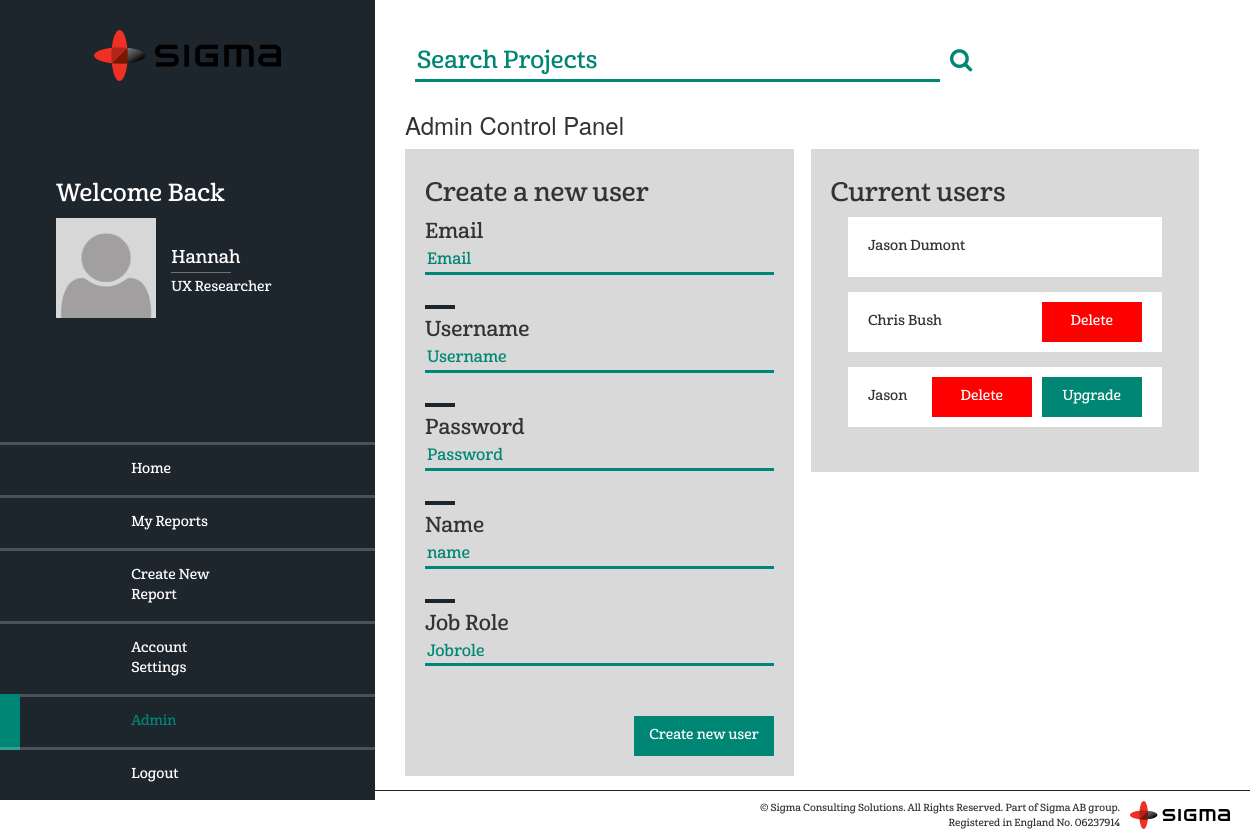
The page /admin.php (signed in) on the database its author committed.
### tables this page shows
CREATE TABLE `team` (
  `id` int(11) NOT NULL,
  `name` varchar(30) NOT NULL,
  `job_role` varchar(30) NOT NULL,
  `email` varchar(50) NOT NULL,
  `username` varchar(30) NOT NULL,
  `password` varchar(50) NOT NULL,
  `profile_picture` varchar(100) NOT NULL,
  `power` varchar(15) NOT NULL,
  `team_group` varchar(10) NOT NULL
);

### php/partials/admin.php (the view, shortened to what this page needs)
<section class="admin">
  <h3>Admin Control Panel</h3>
  <section class="new">
    <h4>Create a new user</h4>
    <form id="new_user" action="./php/functions/SQL/_newMember.php" method="POST" class="personal_form">
      <legend>Email</legend>
        <input type="email" name="email" id="email" placeholder="Email" required>
      <legend>Username</legend>
        <input type="text" id="username" name="username" placeholder="Username" required minlength="5">
      <legend>Password</legend>
        <input type="password" id="password" name="password" placeholder="Password" required minlength="4">
      <legend>Name</legend>
        <input type="text" id="name" name="name" placeholder="name" required minlength="4">
      <legend>Job Role</legend>
        <input type="text" id="jr" name="jr" placeholder="Jobrole" required minlength="6">
        <button class="newUser" type="submit">Create new user</button>
    </form>
  </section>
  <section class="current">
      <h4>Current users</h4>
<?php
require_once("./php/settings/db_connect.php");
$currentUser = $_SESSION['user_id'];
$query       = "SELECT * FROM team";
$data        = mysqli_query($link, $query);
if (mysqli_num_rows($data) > 1) {
    echo '<ul>';
    while ($row = mysqli_fetch_array($data)) {
        if ($row['id'] !== $currentUser) {
            echo '<li>';
            echo '<p>' . $row['name'] . '</p>';
            if ($row['power'] === 'researcher') {
                echo '<a class="upgradeUser" href="./php/functions/SQL/_upgrade.php?id=' . $row['id'] . '" id="' . $row['id'] . '">Upgrade</a>';
            }
            if ($row['power'] !== 'super') {
                echo '<a class="deleteUser" href="./php/functions/SQL/_delete.php?id=' . $row['id'] . '" id="' . $row['id'] . '">Delete</a>';
            }
            echo '</li>';
        }
    }
    echo '</ul>';
} else {
    echo "<h3>There are no other users!</h3>";
}
?>
  </section>
</section>

### php/partials/nav.php (shortened to what this page needs)
<?php
require_once("./php/settings/db_connect.php");
$privileges = "SELECT * FROM team WHERE id = " . $_SESSION['user_id'];
$result     = mysqli_query($link, $privileges);
if ($result) {
    $data  = mysqli_fetch_array($result);
    $power = $data['power'];
    $name  = $data['name'];
    $job   = $data['job_role'];
    $img   = $data['profile_picture'];
}
function active($currect_page)
{
    $url_array = explode('/', $_SERVER['REQUEST_URI']);
    $url       = end($url_array);
    if ($currect_page == $url) {
        echo 'active';
    }
}
?>
<nav role="navigation" id="navigation">
  <img  src="./assets/img/sigma-logo.svg" alt="" class="brand">
  <section class="profile">
    <h3>Welcome Back</h3>
    <img class="profileImg" src="./assets/img/<?php echo $img;?>" alt="">
    <?php
      echo '<h4>' . $name . '</h4>';
      echo '<h5>' . $job . '</h5>';
    ?>
  </section>
  <ul>
    <li class="<?php
?>"><a href="./dashboard.php"><i></i>Home</a></li>
    <li class="<?php active('dashboard.php?id=*');?>"><a href="./dashboard.php?id=<?php echo $data['name'];?>"><i></i>My Reports</a></li>
    <li class="<?php active('create.php');?>"><a href="./create.php"><i></i>Create New Report</a></li>
    <li class="<?php active('account.php'); ?>"><a href="./account.php"><i></i>Account Settings</a></li>
    <?php
      if ($power !== "researcher") {
    ?>
        <li class="<?php active('admin.php');?>"><a href="./admin.php"><i></i>Admin</a></li>
    <?php
      }
    ?>
    <li class="logout"><a href="./php/functions/_logout.php"><i></i>Logout</a></li>
  </ul>
</nav>

### rows shown on the page
team: profile_picture (placeholder picture), name "Hannah", job_role "UX Researcher"
team: name "Jason Dumont"
team: name "Chris Bush"
team: name "Jason"
